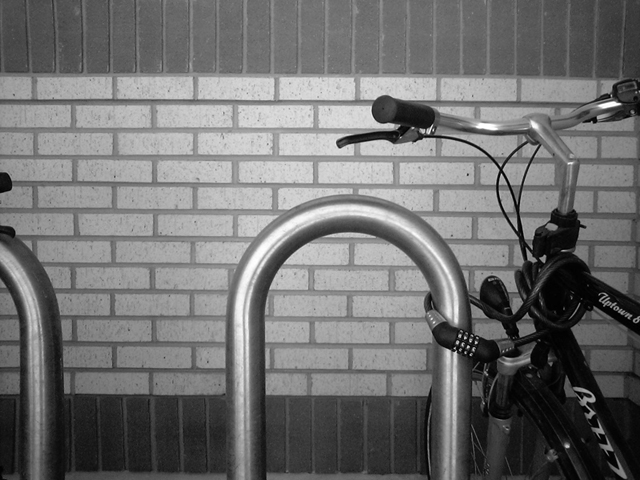
%> input picture self/S8_26052025/bike.png, 640 x 480 px
$ octave Ex8_3.m   (GNU Octave 9; MATLAB toolbox functions it lacks are replaced by stand-ins)
%> lines starting %> are read from the running program, lines starting %| are printed output that depends on the picture; in (x1, y1, x2, y2) boxes, pixels count from 0 and x2, y2 are one past the last pixel; in counts of white or black regions, pixels touching at a corner belong together; the program's own positions count from 1
% Edge detection: Canny Edge Operator
clear, clc, close all;
%%%%%%%%%%%%%%%%%%%%%%%%%%%%%%%%%%%%%%%%
pkg load image;

%load test image
%img = double(imread('man_face.png'));
img = imread('bike.png');
%> img is the input picture: size 480x640 uint8; min 0, max 255, mean 112.2

%rêpat diferent "SD" sigma of Gaussian
sigmaValues = [sqrt(2), 2*sqrt(2), 4*sqrt(2)];
threshold = 0.2; %20%

%show image
FS = 15;
figure(1), clf;

subplot(2,2,1), imshow(img), title('Origin image', "fontsize", FS);

for i = 1 : numel(sigmaValues)
  sigma = sigmaValues(i);
  bw = edge(img, 'canny', threshold, sigma);
  subplot(2, 2, i+1), imshow(bw);
  title(sprintf('sigma = %.2f', sigma));
end
%> this loop made 3 passes
%> pass 1, `bw = edge(img, 'canny', threshold, sigma);`:
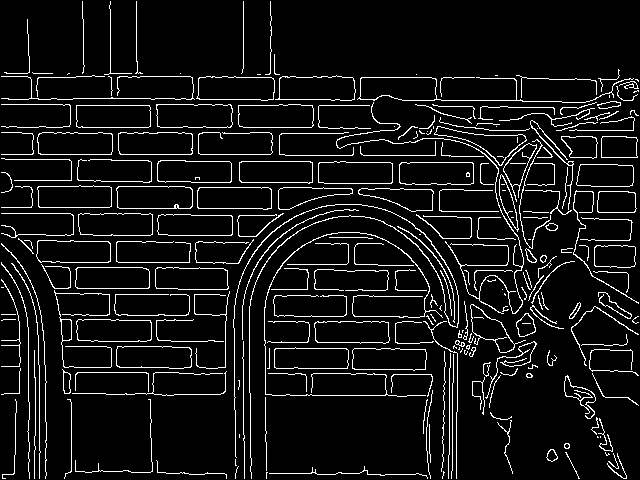
%> bw: size 480x640 logical; 7.8% white in thin lines or dots
%> pass 2, `bw = edge(img, 'canny', threshold, sigma);`:
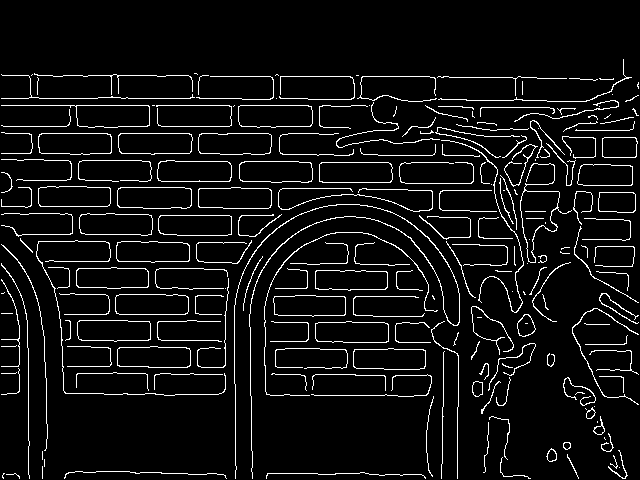
%> bw: size 480x640 logical; 6.5% white in thin lines or dots, all inside (x1, y1, x2, y2) = (1, 59, 639, 479)
%> pass 3, `bw = edge(img, 'canny', threshold, sigma);`:
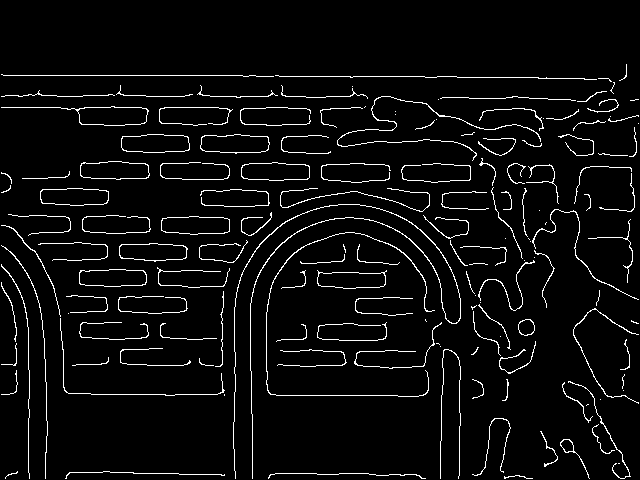
%> bw: size 480x640 logical; 4.7% white in thin lines or dots, all inside (x1, y1, x2, y2) = (1, 64, 639, 479)

saveas(1, 'canny Operator.jpg');

$ run again, with self/S8_26052025/man_face.png copied over self/S8_26052025/bike.png
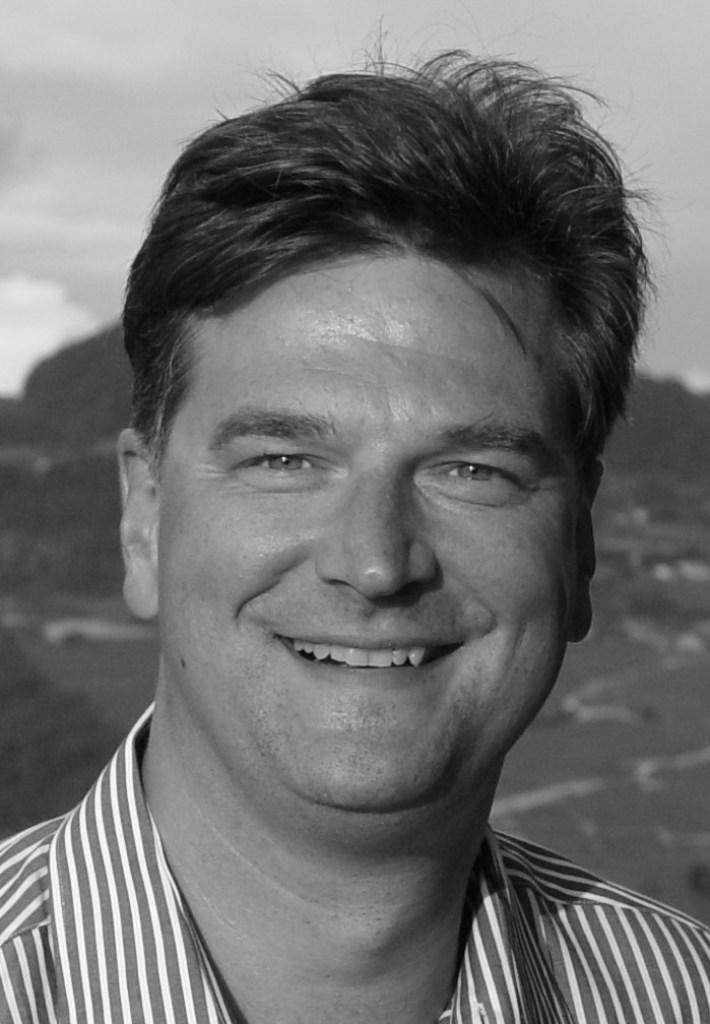
%> input picture self/S8_26052025/man_face.png, 710 x 1024 px
%> img is the input picture: size 1024x710 uint8; min 2, max 254, mean 112.6
%> the loop `for i = 1 : numel(sigmaValues)` made 3 passes
%> pass 1, `bw = edge(img, 'canny', threshold, sigma);`:
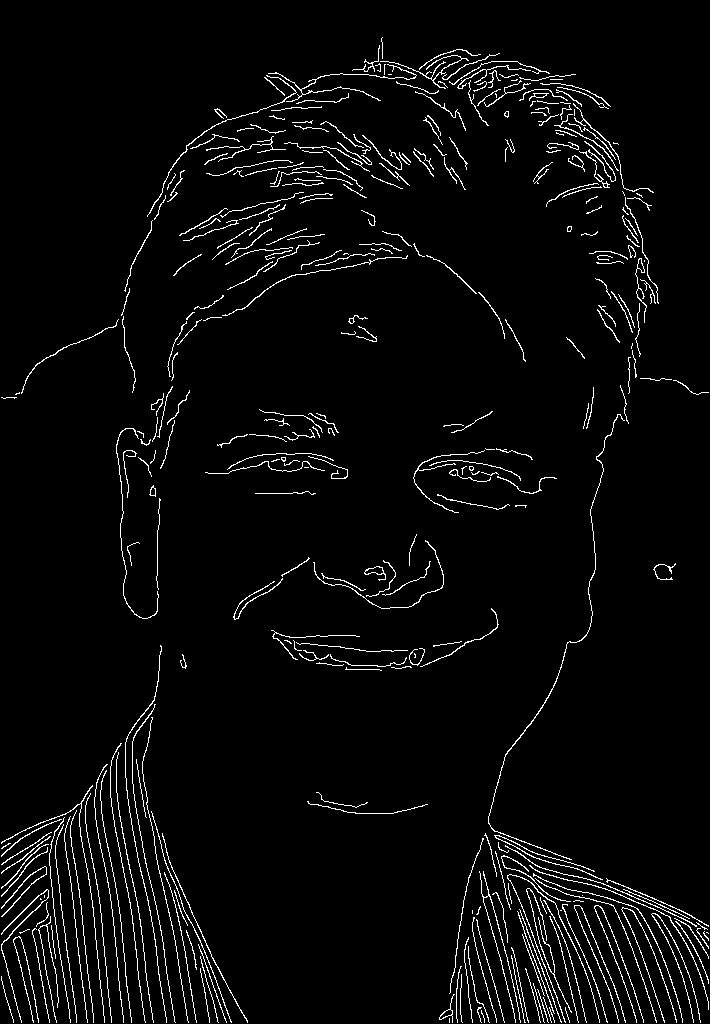
%> bw: size 1024x710 logical; 3.6% white in thin lines or dots
%> pass 3, `bw = edge(img, 'canny', threshold, sigma);`:
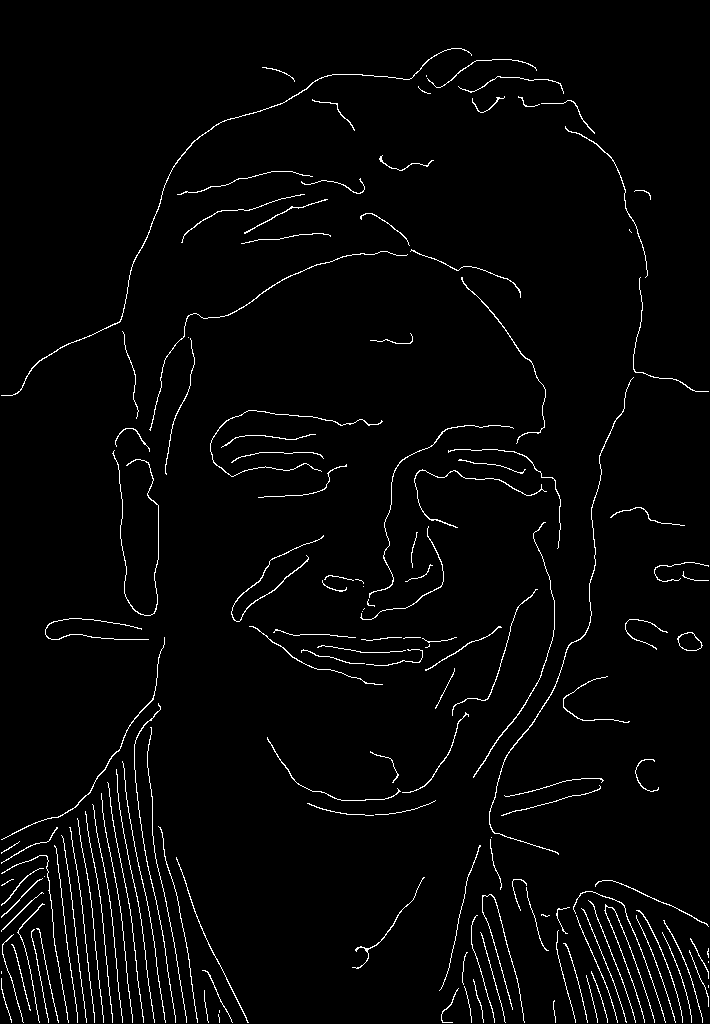
%> bw: size 1024x710 logical; 2.5% white in thin lines or dots
